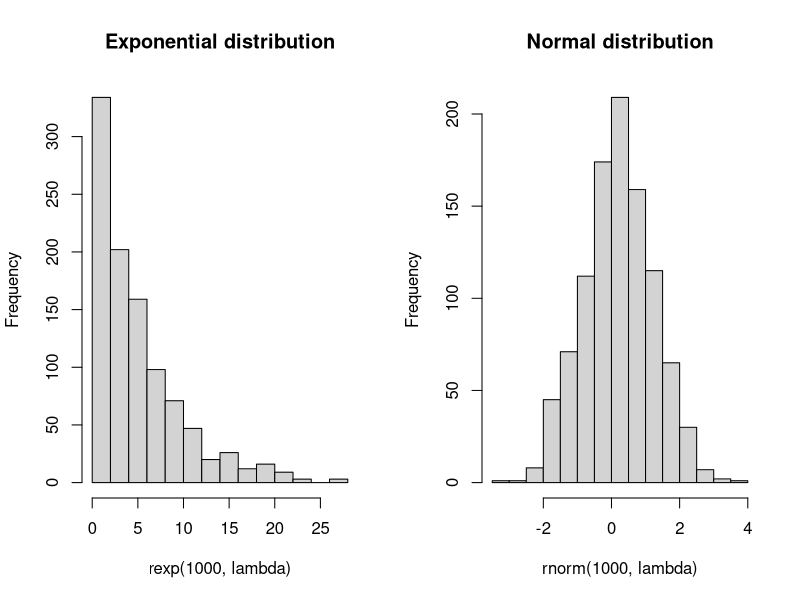
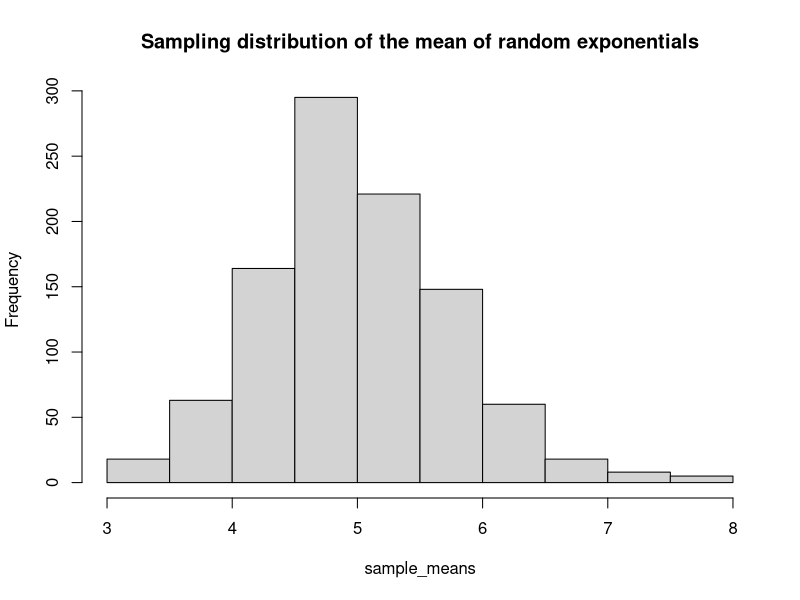
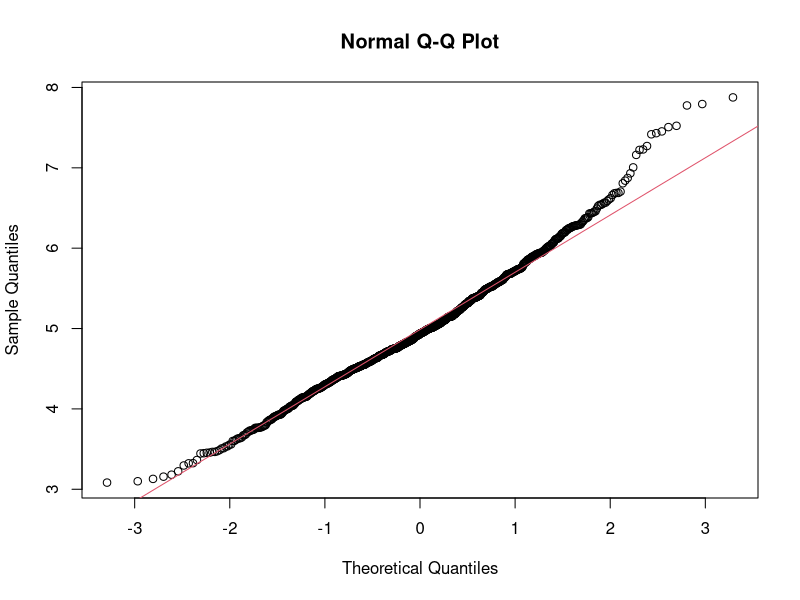

The R script that drew these images, in order:
## ---- chunk 1
lambda = 0.2 # rate parameter for the exponential distribution
n = 40 # sample size
b = 1000 # number of simulations
## ---- chunk 2
par(mfrow=c(1,2))
hist(rexp(1000, lambda), main="Exponential distribution")
hist(rnorm(1000, lambda), main="Normal distribution")
## ---- chunk 3
sample_means = NULL
for (i in 1 : b) sample_means = c(sample_means, mean(rexp(n, lambda)))
## ---- chunk 4
par(mfrow=c(1,1))
hist(sample_means, main = "Sampling distribution of the mean of random exponentials")
## ---- chunk 5
qqnorm(sample_means)
qqline(sample_means, col=2)
## ---- chunk 6
(sample_means_mean = mean(sample_means))
## ---- chunk 7
(sample_means_sd = sd(sample_means))
## ---- chunk 8
(theoretical_mean = 1/lambda)
## ---- chunk 9
(theoretical_sd = 1/(lambda*sqrt(n)))
